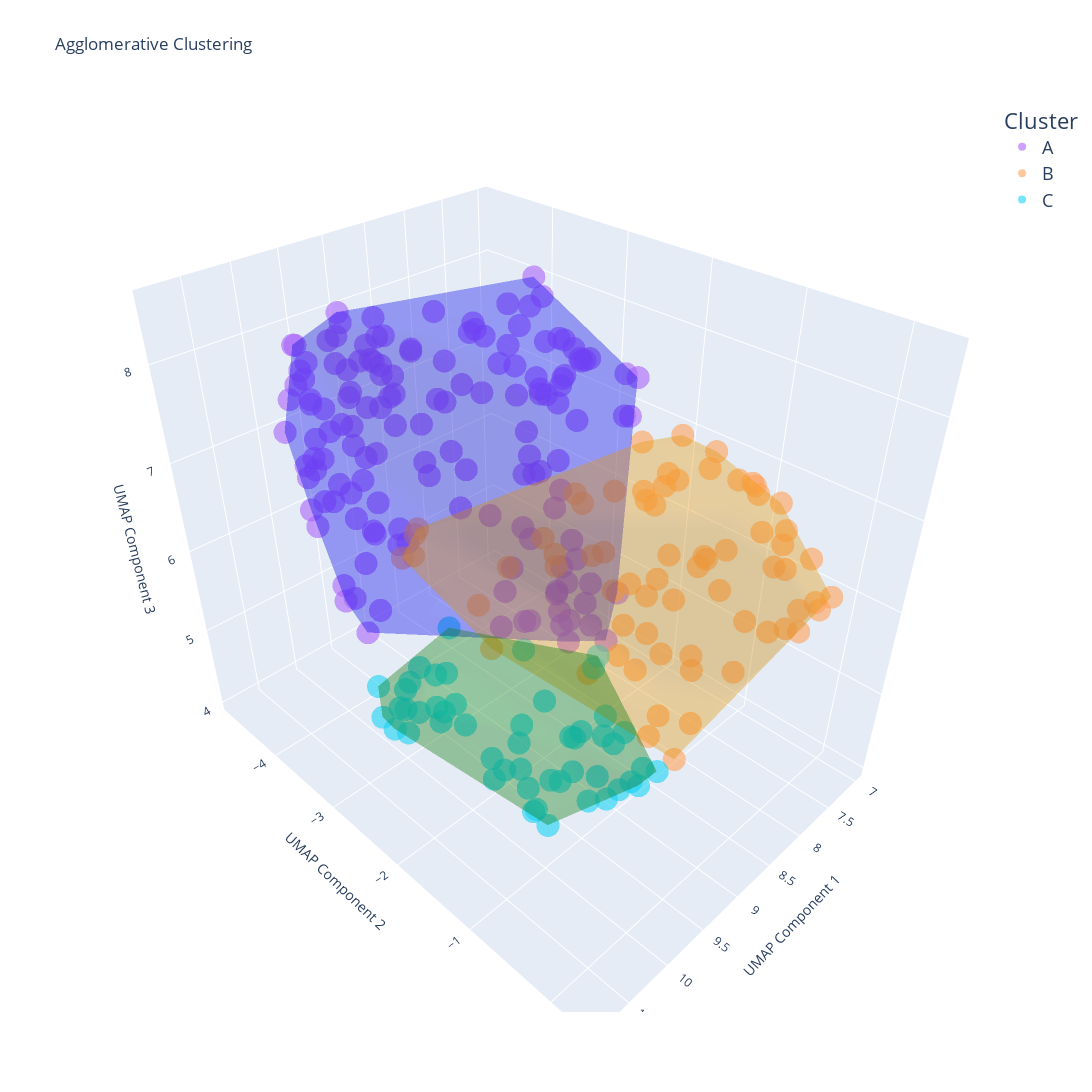

Notebook cell for this chart:
### Code cell
import matplotlib.pyplot as plt
from sklearn.cluster import AgglomerativeClustering
from sklearn.metrics import silhouette_score
from scipy.cluster.hierarchy import linkage
import pandas as pd
import plotly.express as px
import plotly.graph_objects as go
from scipy.spatial import ConvexHull

# Optimal parameters
optimal_clusters = 3
optimal_linkage = 'complete'
optimal_distance = 'cosine'

# Perform Agglomerative Clustering 
clustering = AgglomerativeClustering(n_clusters=optimal_clusters, linkage=optimal_linkage, metric=optimal_distance)
cluster_labels_Agglomerative = clustering.fit_predict(X_umap)

# Map cluster labels from 0, 1, 2 to A, B, C
label_mapping = {0: 'A', 1: 'B', 2: 'C'}
cluster_labels_Agglomerative = pd.Series(cluster_labels_Agglomerative).map(label_mapping)

# silhouette score
silhouette_avg = silhouette_score(X_umap, cluster_labels_Agglomerative, metric=optimal_distance)

print(f"Optimal Number of Clusters: {optimal_clusters}")
print(f"Optimal Linkage Method: {optimal_linkage}")
print(f"Optimal Distance Metric: {optimal_distance}")
print(f"Silhouette Score: {silhouette_avg}")

# 3D Plot using Plotly
fig = px.scatter_3d(
    x=X_umap[:, 0], 
    y=X_umap[:, 1], 
    z=X_umap[:, 2], 
    color=cluster_labels_Agglomerative, 
    title='Agglomerative Clustering',
    labels={'x': 'UMAP Component 1', 'y': 'UMAP Component 2', 'z': 'UMAP Component 3'},
    color_discrete_map={'Cluster A': 'blue', 'Cluster B': 'orange', 'Cluster C': 'green'},
    opacity=0.6,  # Reduce the opacity of the instances
    size_max=3  # Reduce the size of the instances
)

# Update legend
fig.update_layout(
    legend_title_text='Cluster',
    legend=dict(
        font=dict(size=18)  # Increase legend font size
    )
)

# Add convex hulls
colors = ['blue', 'orange', 'green']
for i, label in enumerate(label_mapping.values()):
    points = X_umap[cluster_labels_Agglomerative == label]
    hull = ConvexHull(points)
    hull_points = points[hull.vertices]
    fig.add_trace(go.Mesh3d(
        x=hull_points[:, 0],
        y=hull_points[:, 1],
        z=hull_points[:, 2],
        opacity=0.2,
        color=colors[i],  # Use the same color as the cluster
        alphahull=0
    ))

# Increase the size of the overall plot
fig.update_layout(
    width=1200,
    height=1200
)

fig.show()

import scipy.cluster.hierarchy as sch

# Perform hierarchical/agglomerative clustering thru linkage
Z = linkage(X_umap, method=optimal_linkage, metric=optimal_distance)

# Plot a truncated dendrogram, only showing the last p merged clusters
plt.figure(figsize=(14, 8))
dendrogram = sch.dendrogram(Z, truncate_mode='lastp', p=50)  # Adjust p as needed
plt.title('Truncated Dendrogram')
plt.xlabel('Cluster Size')
plt.ylabel('Distance')
plt.show()

### Figure 1 — Plotly figure (JSON) as saved in the notebook; plotly's stock layout.template omitted (floating-point values rounded to 4 significant figures; data arrays with more than 128 entries replaced by an {"elided": "..."} marker saying what was removed)
{"data": [{"hovertemplate": "color=A<br>UMAP Component 1=%{x}<br>UMAP Component 2=%{y}<br>UMAP Component 3=%{z}<extra></extra>", "legendgroup": "A", "marker": {"color": "#ab63fa", "opacity": 0.6, "symbol": "circle"}, "mode": "markers", "name": "A", "scene": "scene", "showlegend": true, "type": "scatter3d", "x": {"elided": "145 float values"}, "y": {"elided": "145 float values"}, "z": {"elided": "145 float values"}}, {"hovertemplate": "color=B<br>UMAP Component 1=%{x}<br>UMAP Component 2=%{y}<br>UMAP Component 3=%{z}<extra></extra>", "legendgroup": "B", "marker": {"color": "#FFA15A", "opacity": 0.6, "symbol": "circle"}, "mode": "markers", "name": "B", "scene": "scene", "showlegend": true, "type": "scatter3d", "x": [8.401, 7.944, 8.019, 8.459, 8.773, 8.238, 7.935, 8.152, 9.094, 9.243, 8.099, 8.579, 9.516, 8.721, 7.867, 8.757, 10.31, 9.059, 8.877, 8.335, 8.653, 8.3, 7.842, 8.055, 8.269, 8.364, 8.421, 9.118, 8.081, 8.263, 8.298, 7.995, 8.616, 8.804, 8.856, 7.898, 8.314, 8.618, 7.962, 7.796, 8.639, 8.195, 8.569, 8.071, 7.945, 8.215, 7.988, 7.986, 8.981, 8.49, 8.273, 8.701, 8.243, 9.855, 10.15, 8.417, 8.728, 8.399, 10.13, 8.675, 9.015, 7.895, 8.287, 10.02, 8.773, 8.802, 7.812, 8.827], "y": [0.002452, 0.03953, 0.2314, -1.363, -1.783, 0.1953, -1.612, -0.1777, -0.6199, -2.241, -0.1469, -0.9477, -2.362, -0.469, -1.063, -2.275, -2.393, -1.391, -1.776, -0.2696, -0.5415, -2.059, -1.995, -1.643, -0.6013, -1.391, -0.4874, -1.78, -1.291, 0.08223, 0.1913, -1.462, -1.288, -0.3875, -1.312, -0.5744, -0.8057, -1.026, -0.7454, -1.757, -0.8135, -0.9025, -0.1706, -0.1157, -0.3198, -0.4216, -0.2215, 0.3015, -0.6155, -1.664, -0.2658, -0.5304, -0.4307, -1.825, -2.376, -1.174, -1.025, -1.074, -2.478, -2.183, -0.3725, 0.1196, -1.928, -2.581, -0.4575, -1.257, -1.476, -1.157], "z": [6.387, 6.924, 6.536, 7.194, 7.022, 6.407, 5.168, 6.837, 5.231, 6.338, 7.193, 6.788, 5.985, 7.058, 7.467, 6.407, 6.902, 5.473, 7.171, 6.309, 5.783, 6.087, 5.004, 6.797, 6.43, 5.087, 6.988, 6.65, 7.174, 6.39, 6.666, 7.132, 7.769, 5.351, 6.36, 7.263, 7.593, 7.459, 7.358, 5.492, 6.411, 6.494, 5.942, 6.803, 7.311, 7.552, 6.962, 6.691, 5.409, 7.078, 7.202, 5.986, 7.585, 5.987, 7.124, 6.33, 7.327, 5.502, 6.791, 6.09, 5.063, 6.487, 6.186, 6.906, 7.116, 5.615, 7.442, 6.502]}, {"hovertemplate": "color=C<br>UMAP Component 1=%{x}<br>UMAP Component 2=%{y}<br>UMAP Component 3=%{z}<extra></extra>", "legendgroup": "C", "marker": {"color": "#19d3f3", "opacity": 0.6, "symbol": "circle"}, "mode": "markers", "name": "C", "scene": "scene", "showlegend": true, "type": "scatter3d", "x": [9.563, 8.95, 9.717, 10.67, 10.32, 10.74, 9.225, 9.864, 9.782, 10.42, 8.802, 9.966, 10.06, 9.47, 9.47, 9.727, 9.119, 8.2, 9.329, 10.59, 9.746, 9.261, 9.244, 10.21, 9.426, 8.938, 9.642, 10.64, 9.688, 10.57, 8.352, 10.32, 9.735, 9.052, 9.406, 9.684, 9.817, 9.946, 9.654, 8.896, 9.034, 9.477, 9.997, 9.271, 9.608, 10.63, 9.764, 10.83, 9.034, 9.041], "y": [-3.004, -1.685, -1.634, -2.131, -1.797, -2.298, -0.9544, -3.045, -1.548, -1.884, -1.252, -1.341, -1.616, -1.166, -1.455, -1.239, -0.636, -2.069, -1.092, -2.161, -1.485, -0.7813, -0.5715, -2.035, -1.375, -0.6023, -1.479, -2.081, -2.743, -2.572, -1.884, -1.684, -2.803, -1.174, -1.236, -3.102, -1.732, -3.012, -2.086, -1.052, -0.8222, -1.082, -2.219, -2.022, -1.415, -1.914, -1.395, -2.003, -1.242, -1.173], "z": [4.764, 4.384, 4.872, 5.618, 5.652, 5.443, 4.263, 4.828, 4.64, 5.454, 4.488, 5.473, 4.659, 5.092, 4.326, 4.068, 4.836, 4.592, 4.208, 5.526, 4.404, 4.551, 4.749, 5.79, 4.338, 4.683, 4.034, 5.332, 4.508, 5.519, 4.959, 5.479, 4.564, 4.823, 4.557, 4.877, 4.516, 4.804, 4.299, 4.845, 4.455, 5.236, 6.074, 5.504, 5.472, 5.684, 4.166, 5.564, 4.211, 5.071]}, {"alphahull": 0, "color": "blue", "opacity": 0.2, "type": "mesh3d", "x": [10.21, 7.04, 7.805, 9.185, 10.09, 10.23, 10.47, 8.129, 10.14, 8.511, 10.04, 9.895, 7.93, 7.074, 8.25, 9.79, 7.2, 8.887, 9.043, 9.061, 9.938, 9.632, 7.6, 9.853, 8.225, 7.35, 7.199, 9.62, 10.03, 7.001, 7.768, 8.134, 8.724, 10.38, 7.483, 8.896, 7.838, 9.007, 8.475, 7.89, 8.089, 8.936, 9.185, 10.32], "y": [-3.482, -3.648, -2.129, -2.174, -2.726, -3.139, -3.438, -1.895, -3.921, -3.141, -2.667, -4.502, -2.791, -3.272, -2.391, -4.548, -3.516, -4.605, -4.767, -2.869, -4.232, -4.777, -2.749, -4.345, -2.828, -2.55, -3.764, -3.969, -3.593, -3.475, -3.03, -3.081, -4.623, -3.572, -2.289, -4.439, -2.224, -4.82, -4.429, -4.104, -3.07, -2.195, -4.571, -3.949], "z": [5.8, 7.014, 5.335, 8.081, 6.765, 5.623, 7.42, 7.598, 8.269, 4.709, 6.791, 7.453, 4.602, 7.346, 4.787, 6.156, 7.513, 6.421, 6.74, 8.377, 6.172, 6.371, 4.75, 8.038, 8.469, 7.516, 6.802, 8.394, 5.675, 7.255, 4.817, 4.615, 7.269, 8.099, 7.611, 7.987, 4.66, 7.038, 7.507, 7.66, 8.545, 8.145, 7.983, 7.486]}, {"alphahull": 0, "color": "orange", "opacity": 0.2, "type": "mesh3d", "x": [7.944, 8.019, 8.238, 7.935, 9.516, 7.867, 8.757, 10.31, 8.3, 7.842, 8.298, 8.616, 7.898, 7.796, 7.945, 7.986, 8.243, 9.855, 10.15, 10.13, 9.015, 7.895, 10.02, 8.773, 7.812], "y": [0.03953, 0.2314, 0.1953, -1.612, -2.362, -1.063, -2.275, -2.393, -2.059, -1.995, 0.1913, -1.288, -0.5744, -1.757, -0.3198, 0.3015, -0.4307, -1.825, -2.376, -2.478, -0.3725, 0.1196, -2.581, -0.4575, -1.476], "z": [6.924, 6.536, 6.407, 5.168, 5.985, 7.467, 6.407, 6.902, 6.087, 5.004, 6.666, 7.769, 7.263, 5.492, 7.311, 6.691, 7.585, 5.987, 7.124, 6.791, 5.063, 6.487, 6.906, 7.116, 7.442]}, {"alphahull": 0, "color": "green", "opacity": 0.2, "type": "mesh3d", "x": [9.563, 10.74, 9.225, 9.864, 9.966, 9.727, 9.119, 8.2, 9.244, 8.938, 9.642, 9.688, 10.57, 8.352, 9.735, 9.684, 9.946, 9.034, 9.477, 9.997, 9.608, 10.63, 10.83, 9.034, 9.041], "y": [-3.004, -2.298, -0.9544, -3.045, -1.341, -1.239, -0.636, -2.069, -0.5715, -0.6023, -1.479, -2.743, -2.572, -1.884, -2.803, -3.102, -3.012, -0.8222, -1.082, -2.219, -1.415, -1.914, -2.003, -1.242, -1.173], "z": [4.764, 5.443, 4.263, 4.828, 5.473, 4.068, 4.836, 4.592, 4.749, 4.683, 4.034, 4.508, 5.519, 4.959, 4.564, 4.877, 4.804, 4.455, 5.236, 6.074, 5.472, 5.684, 5.564, 4.211, 5.071]}], "layout": {"height": 1200, "legend": {"font": {"size": 18}, "title": {"text": "Cluster"}, "tracegroupgap": 0}, "scene": {"domain": {"x": [0, 1], "y": [0, 1]}, "xaxis": {"title": {"text": "UMAP Component 1"}}, "yaxis": {"title": {"text": "UMAP Component 2"}}, "zaxis": {"title": {"text": "UMAP Component 3"}}}, "title": {"text": "Agglomerative Clustering"}, "width": 1200}}
